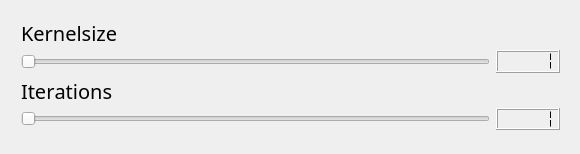
<?xml version="1.0" encoding="UTF-8"?>
<ui version="4.0">
 <class>BlackHatStepDialog</class>
 <widget class="QDialog" name="BlackHatStepDialog">
  <property name="geometry">
   <rect>
    <x>0</x>
    <y>0</y>
    <width>580</width>
    <height>154</height>
   </rect>
  </property>
  <property name="windowTitle">
   <string>BlackHatStepDialog</string>
  </property>
  <widget class="QWidget" name="layoutWidget">
   <property name="geometry">
    <rect>
     <x>10</x>
     <y>10</y>
     <width>561</width>
     <height>131</height>
    </rect>
   </property>
   <layout class="QVBoxLayout" name="verticalLayout">
    <item>
     <widget class="QLabel" name="label_ksize">
      <property name="font">
       <font>
        <family>Replica-Bold</family>
        <pointsize>15</pointsize>
        <kerning>false</kerning>
       </font>
      </property>
      <property name="text">
       <string>Kernelsize</string>
      </property>
     </widget>
    </item>
    <item>
     <layout class="QHBoxLayout" name="horizontalLayout">
      <item>
       <widget class="QSlider" name="kernelSizeSlider">
        <property name="orientation">
         <enum>Qt::Horizontal</enum>
        </property>
       </widget>
      </item>
      <item>
       <widget class="QLCDNumber" name="kernelSizeNumber">
        <property name="font">
         <font>
          <family>Replica-Bold</family>
          <pointsize>15</pointsize>
         </font>
        </property>
        <property name="segmentStyle">
         <enum>QLCDNumber::Flat</enum>
        </property>
        <property name="value" stdset="0">
         <double>1.000000000000000</double>
        </property>
       </widget>
      </item>
     </layout>
    </item>
    <item>
     <widget class="QLabel" name="label_iterations">
      <property name="font">
       <font>
        <family>Replica-Bold</family>
        <pointsize>15</pointsize>
        <kerning>false</kerning>
       </font>
      </property>
      <property name="text">
       <string>Iterations</string>
      </property>
     </widget>
    </item>
    <item>
     <layout class="QHBoxLayout" name="horizontalLayout_2">
      <item>
       <widget class="QSlider" name="iterationsSlider">
        <property name="orientation">
         <enum>Qt::Horizontal</enum>
        </property>
       </widget>
      </item>
      <item>
       <widget class="QLCDNumber" name="iterationsNumber">
        <property name="segmentStyle">
         <enum>QLCDNumber::Flat</enum>
        </property>
        <property name="value" stdset="0">
         <double>1.000000000000000</double>
        </property>
       </widget>
      </item>
     </layout>
    </item>
   </layout>
  </widget>
 </widget>
 <layoutdefault spacing="6" margin="11"/>
 <resources/>
 <connections>
  <connection>
   <sender>kernelSizeSlider</sender>
   <signal>valueChanged(int)</signal>
   <receiver>kernelSizeNumber</receiver>
   <slot>display(int)</slot>
   <hints>
    <hint type="sourcelabel">
     <x>62</x>
     <y>96</y>
    </hint>
    <hint type="destinationlabel">
     <x>161</x>
     <y>91</y>
    </hint>
   </hints>
  </connection>
  <connection>
   <sender>iterationsSlider</sender>
   <signal>valueChanged(int)</signal>
   <receiver>iterationsNumber</receiver>
   <slot>display(int)</slot>
   <hints>
    <hint type="sourcelabel">
     <x>62</x>
     <y>198</y>
    </hint>
    <hint type="destinationlabel">
     <x>161</x>
     <y>181</y>
    </hint>
   </hints>
  </connection>
 </connections>
</ui>
